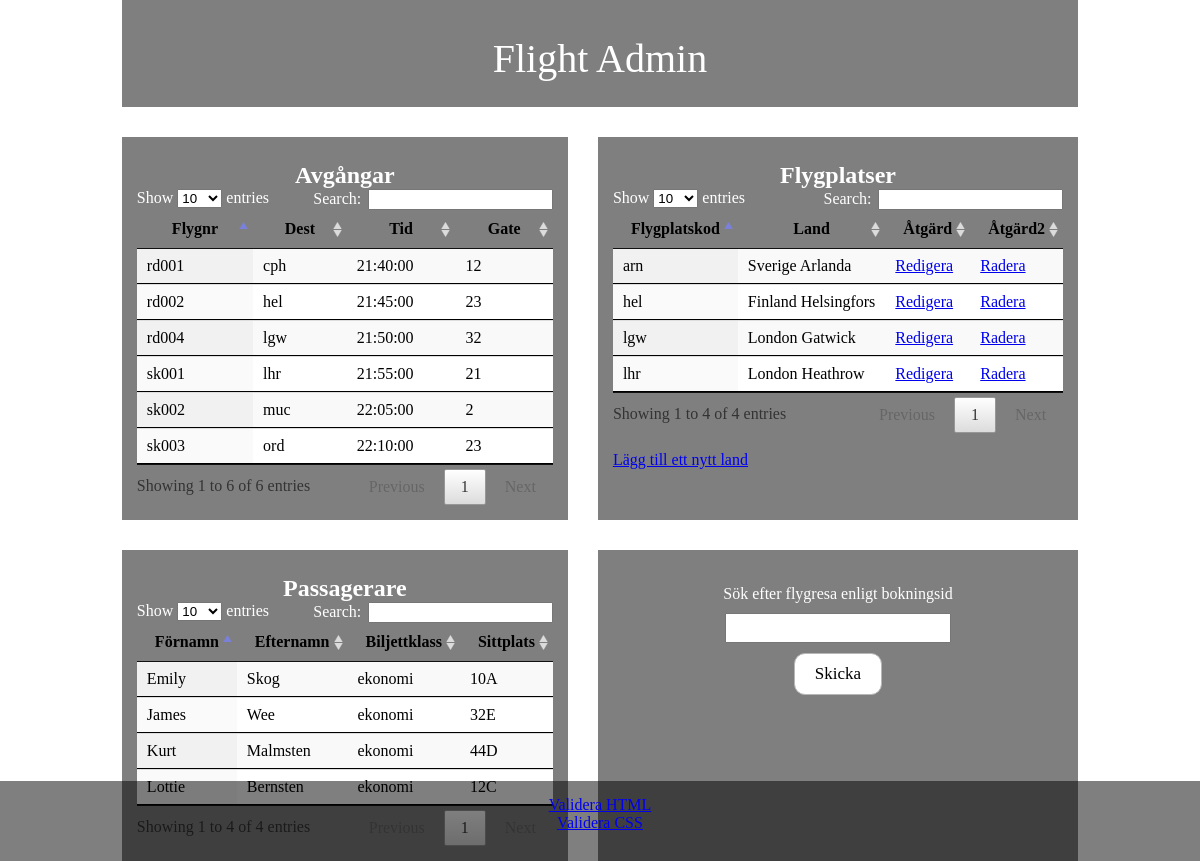
The page / on the database its author committed.
### tables this page shows
CREATE TABLE `avgang` (
  `avgang_id` int(10) NOT NULL,
  `flygnr` varchar(50) NOT NULL,
  `airport` varchar(50) NOT NULL,
  `datum` date NOT NULL,
  `tid` time NOT NULL,
  `gate` varchar(50) NOT NULL
);

CREATE TABLE `land` (
  `airport` varchar(50) NOT NULL,
  `land` varchar(50) NOT NULL
);

CREATE TABLE `passagerare` (
  `pid` int(10) NOT NULL,
  `fornamn` varchar(50) NOT NULL,
  `efternamn` varchar(50) NOT NULL,
  `flygnr` varchar(50) NOT NULL,
  `sittplats` varchar(50) NOT NULL,
  `klass` varchar(50) NOT NULL,
  `passnr` int(11) NOT NULL,
  `antal_bag` int(11) NOT NULL
);

### box2.php (the view)
<?php
function box2(){
        $out="";
        $conn = connect_db();
        $sql = "SELECT * FROM land";
        $resultat = mysqli_query($conn, $sql);
        $out.='<table id="myTable2" class="display">';
        $out.='<thead><tr><th>Flygplatskod</th><th>Land</th><th>Åtgärd</th><th>Åtgärd2</th></tr></thead>';
        $out.='<tbody>';
        while($row = mysqli_fetch_array($resultat))
        {
            $out.='<tr>';
            $out.='<td>';
            $out.=$row['airport'];
            $out.='</td>';
            $out.='<td>';
            $out.=$row['land'];
            $out.='</td>';
            $out.='<td>';
            $out.="<a href='edit.php?edit=".$row['airport']."&edit1=".$row['land']."'>Redigera</a>";
            $out.='</td>';
            $out.='<td>';
            $out.="<a href='delete.php?del=".$row['airport']."'>Radera</a>";
            $out.='</td>';
            $out.='</tr>';
        }
      $out.='</tbody>';
        $out.='</table>';
     ?>
<?php
        return $out;
}
?>

### index.php (shortened to what this page needs)
<!DOCTYPE html>
<html lang="en">
  <head>
    <link rel="stylesheet" href="lab1.css">
    <link rel="stylesheet" type="text/css" href="datatables.min.css"/>
  </head>
  <body class="flightadmin">
    <?php
include_once "box1.php";
include_once "box2.php";
include_once "box3.php";
include_once "box4.php";
?>
  <div class="grid-container">
      <div class="header"><h1>Flight Admin</h1></div>
    <div class="item1">
        <h2>Avgångar</h2>
      <?php
        echo box1();
    ?>
     </div>
    <div class="item2">
        <h2>Flygplatser</h2>
      <?php
        echo box2();
        ?>
        <br>
        <a href="add.php">Lägg till ett nytt land</a>
     </div>
    <div class="item3">
        <h2>Passagerare</h2>
      <?php
        echo box3();
      ?>
    </div>
    <div class="item4">
        <?php
            box4search();
        ?>
    </div>
      <footer>
          <a href="https://validator.w3.org/nu/?doc=http%3A%2F%2Fhome.mi.sh.se%2F~sh14hf1909%2Ffa%2F">Validera HTML</a><br>
          <a href="https://jigsaw.w3.org/css-validator/validator?uri=http%3A%2F%2Fhome.mi.sh.se%2F%7Esh14hf1909%2Ffa%2F&profile=css3svg&usermedium=all&warning=1&vextwarning=&lang=sv">Validera CSS</a>
          </footer>
      </div>
  </body>
</html>

### box1.php
<?php
function box1(){
        $out="";
        $conn = connect_db();
        $sql = "SELECT * FROM avgang WHERE datum='2017-09-20' ORDER BY tid";
        $resultat = mysqli_query($conn, $sql);
        $out.='<table id="myTable" class="display">';
        $out.='<thead>
        <tr>
        <th>Flygnr</th><th>Dest</th><th>Tid</th><th>Gate</th>
        </tr>
        </thead>';
        $out.='<tbody>';
        while($row = mysqli_fetch_array($resultat))
        {
            $out.='<tr>';
            $out.='<td>';
            $out.=$row['flygnr'];
            $out.='</td>';
            $out.='<td>';
            $out.=$row['airport'];
            $out.='</td>';
            $out.='<td>';
            $out.=$row['tid'];
            $out.='</td>';
            $out.='<td>';
            $out.=$row['gate'];
            $out.='</td>';
            $out.='</tr>';
        }
        $out.='</tbody>';
        $out.='</table>';
        return $out;
}
?>

### box3.php
<?php
function box3(){
        $out="";
        $conn = connect_db();
        $sql = "SELECT * FROM passagerare WHERE klass='ekonomi'";
        $resultat = mysqli_query($conn, $sql);
        $out.='<table id="myTable3" class="display">';
        $out.='<thead>
        <tr>
        <th>Förnamn</th><th>Efternamn</th><th>Biljettklass</th><th>Sittplats</th>
        </tr>
        </thead>';
        $out.='<tbody>';
        while($row = mysqli_fetch_array($resultat))
        {
            $out.='<tr>';
            $out.='<td>';
            $out.=$row['fornamn'];
            $out.='</td>';
            $out.='<td>';
            $out.=$row['efternamn'];
            $out.='</td>';
            $out.='<td>';
            $out.=$row['klass'];
            $out.='</td>';
            $out.='<td>';
            $out.=$row['sittplats'];
            $out.='</td>';
            $out.='</tr>';
        }
        $out.='</tbody>';
        $out.='</table>';
    ?>
    <?php
    return $out;
}
?>

### box4.php (shortened to what this page needs)
<?php
function box4search(){
?>
        <form action="index.php" method="get">
        <label>Sök efter flygresa enligt bokningsid</label><br>
        <input type="text" name="mySearch"><br>
        <input type="submit" name= "Skicka" value="Skicka" id="skicka">
        </form>
<?php
    }
?>

### lab1.css (style rules this page uses)
body { margin: 0; width: 100%; height: 100%; }
body.flightadmin { background-image: url(tim-easley-317625-unsplash.jpg); background-repeat: no-repeat; background-attachment: fixed; background-size: cover; }
.grid-container { display: grid; grid-template-areas: 'header header header header' 'box1 box1 box2 box2' 'box3 box3 box4 box4'; justify-content: center; grid-gap: 30px; }
.header { grid-area: header; text-align: center; }
.item1 { grid-area: box1; }
.item2 { grid-area: box2; }
.item3 { grid-area: box3; }
.item4 { grid-area: box4; max-width: 100%; }
.grid-container > div { padding: 15px; padding-top: 25px; background: rgba(0,0,0,.5); }
footer { height:80px; text-align: center; position:absolute; bottom:0; background: rgba(0,0,0,.5); padding-top: 15px; min-width: 100%; }
* { box-sizing: border-box; }
footer > a { margin: 40px; }
h1 { font-family: avenir; font-weight: lighter; color: white; font-size: 40px; margin: 10px; }
h2 { color: white; font-family: avenir; margin: 0; }
h2 { text-align: center; }
table { border-collapse: collapse; margin-left: auto; margin-right: auto; width: 100%; }
table, th, td { border-bottom: 1px solid black; }
form { text-align: center; margin-top:10px; }
label { color: white; font-family: Times-Roman; }
input[type="text"] { height:30px; width:50%; margin-top:10px; margin-left: auto; margin-right: auto; }
#skicka { margin:auto; margin-top: 10px; margin-bottom: 10px; display:block; -webkit-border-radius:11; -moz-border-radius:11; border-radius:11px; font-family: avenir; color: #000000; font-size: 17px; background: #ffffff; padding: 10px 20px 10px 20px; border: solid #b7b7b7 1px; text-decoration: none; }

### rows shown on the page
avgang: value "rd001 cph 21:40:00 12"
avgang: value "rd002 hel 21:45:00 23"
avgang: value "rd004 lgw 21:50:00 32"
avgang: value "sk001 lhr 21:55:00 21"
avgang: value "sk002 muc 22:05:00 2"
avgang: value "sk003 ord 22:10:00 23"
land: value "arn Sverige Arlanda"
land: value "hel Finland Helsingfors"
land: value "lgw London Gatwick"
land: value "lhr London Heathrow"
passagerare: value "Emily Skog ekonomi 10A"
passagerare: value "Lottie Bernsten ekonomi 12C"
passagerare: value "Kurt Malmsten ekonomi 44D"
passagerare: value "James Wee ekonomi 32E"
